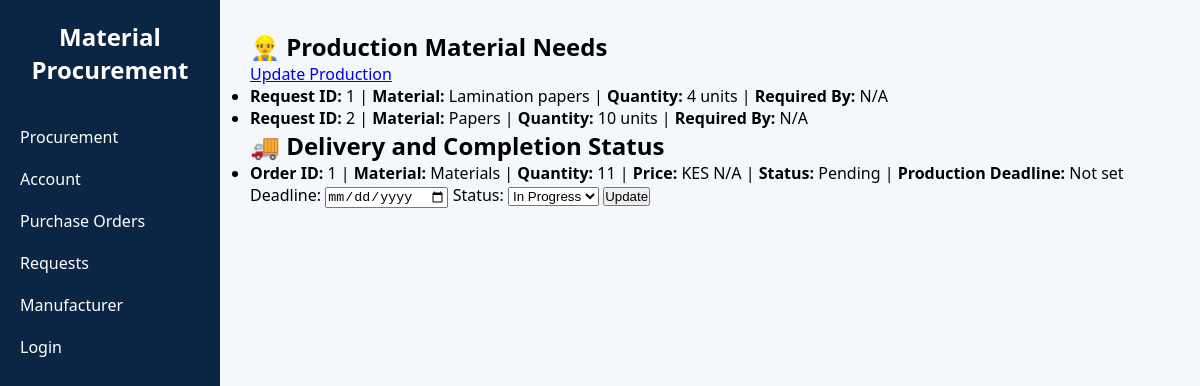
The app's page /manufacturer-dashboard/ (signed in), older data.
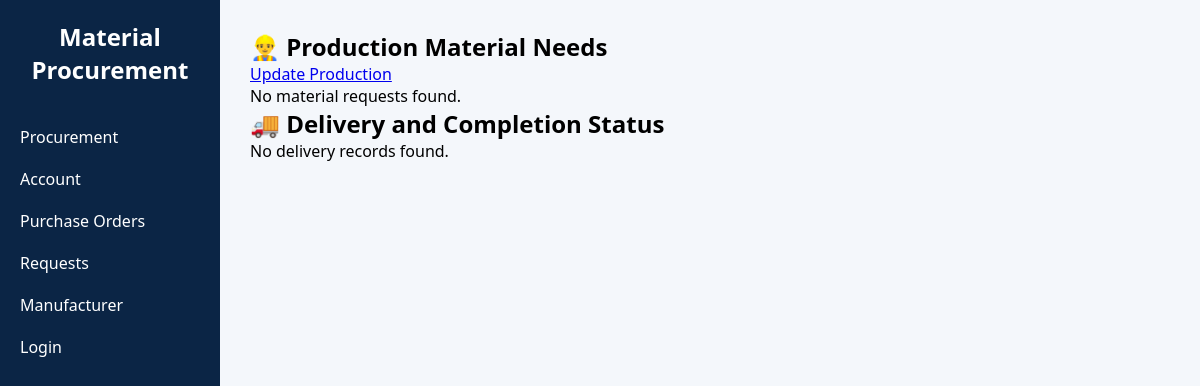
The same page, newer data.
### procurement/models.py (models this page shows, shortened)
class Request(models.Model):
    REQUEST_STATUS = [
        ('pending', 'Pending'),
        ('approved', 'Approved'),
        ('rejected', 'Rejected'),
    ]
    item_name = models.CharField(max_length=100)
    quantity = models.PositiveIntegerField()
    requester = models.ForeignKey(User, on_delete=models.CASCADE)
    status = models.CharField(max_length=10, choices=REQUEST_STATUS, default='pending')
    date_requested = models.DateField(auto_now_add=True)
    class Meta:
        verbose_name = "Material Request"
        verbose_name_plural = "Material Requests"

class PurchaseOrder(models.Model):
    ORDER_STATUS = [
        ('pending', 'Pending'),
        ('approved', 'Approved'),
        ('shipped', 'Shipped'),
    ]
    item_name = models.CharField(max_length=100)
    quantity = models.PositiveIntegerField()
    supplier = models.ForeignKey(User, on_delete=models.SET_NULL, null=True, blank=True)
    status = models.CharField(max_length=10, choices=ORDER_STATUS, default='pending')
    order_date = models.DateField(auto_now_add=True)
    purchase_document = models.FileField(upload_to='purchase_docs/', null=True, blank=True)
    class Meta:
        verbose_name = "Purchase Order"
        verbose_name_plural = "Purchase Orders"

### procurement/views.py (the view)
# urls.py: path('manufacturer-dashboard/', procurement_views.manufacturer_dashboard, name='manufacturer_dashboard'),
@login_required
def manufacturer_dashboard(request):
    materials_needed = Request.objects.filter(status='approved')
    deliveries = PurchaseOrder.objects.all()
    updates = ProductionUpdate.objects.filter(manufacturer=request.user)
    return render(request, 'manufacturer_dashboard.html', {
        'materials_needed': materials_needed,
        'deliveries': deliveries,
        'updates': updates,
    })

### procurement/templates/manufacturer_dashboard.html (shortened to what this page needs)
{% extends 'base.html' %}
{% load static %}
{% block content %}
<div class="manufacturer-dashboard">
  <h2>👷‍♂️ Production Material Needs</h2>
  <a href="{% url 'update_production' %}" class="btn-update"> Update Production</a>
  {% if materials_needed %}
    <ul class="materials-list">
      {% for item in materials_needed %}
        <li>
          <strong>Request ID:</strong> {{ item.id }} |
          <strong>Material:</strong> {{ item.item_name }} |
          <strong>Quantity:</strong> {{ item.quantity }} units |
          <strong>Required By:</strong> {{ item.required_by|default:"N/A" }}
        </li>
      {% endfor %}
    </ul>
  {% else %}
    <p>No material requests found.</p>
  {% endif %}
  <h2>🚚 Delivery and Completion Status</h2>
  {% if deliveries %}
    <ul class="delivery-list">
      {% for order in deliveries %}
        <li style="margin-bottom: 20px;">
          <strong>Order ID:</strong> {{ order.id }} |
          <strong>Material:</strong> {{ order.item_name }} |
          <strong>Quantity:</strong> {{ order.quantity }} |
          <strong>Price:</strong> KES {{ order.price|default:"N/A" }} |
          <strong>Status:</strong> {{ order.status|title }} |
          <strong>Production Deadline:</strong> {{ order.productionupdate.production_deadline|default:"Not set" }}
          <form method="post" action="{% url 'update_production_status' order.id %}" class="production-form">
            <label for="deadline_{{ order.id }}">Deadline:</label>
            <input type="date" name="deadline" id="deadline_{{ order.id }}" required>
            <label for="status_{{ order.id }}">Status:</label>
            <select name="status" id="status_{{ order.id }}">
              <option value="in_progress">In Progress</option>
            </select>
            <button type="submit">Update</button>
          </form>
        </li>
      {% endfor %}
    </ul>
  {% else %}
    <p>No delivery records found.</p>
  {% endif %}
</div>
{% endblock %}

Row changes from the older to the newer data that the page shows:
removed Request: id "1", item_name "Lamination papers", quantity "4", required_by "N/A"
removed Request: id "2", item_name "Papers", quantity "10", required_by "N/A"
removed PurchaseOrder: id "1", item_name "Materials", quantity "11", price "N/A", status "Pending", productionupdate.production_deadline "Not set", status "In Progress"
Text that changed along with them:
text now shown: "No material requests found. No delivery records found."
